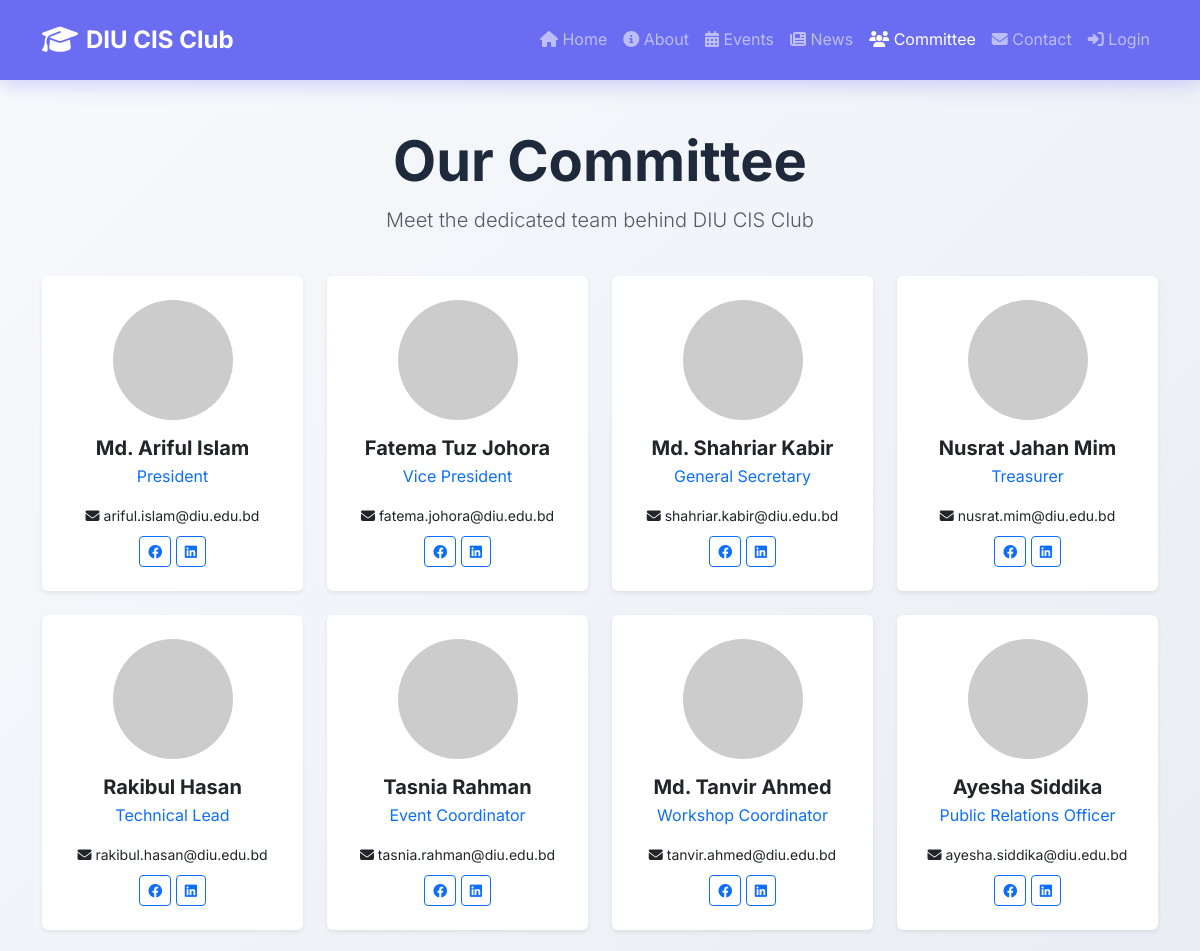
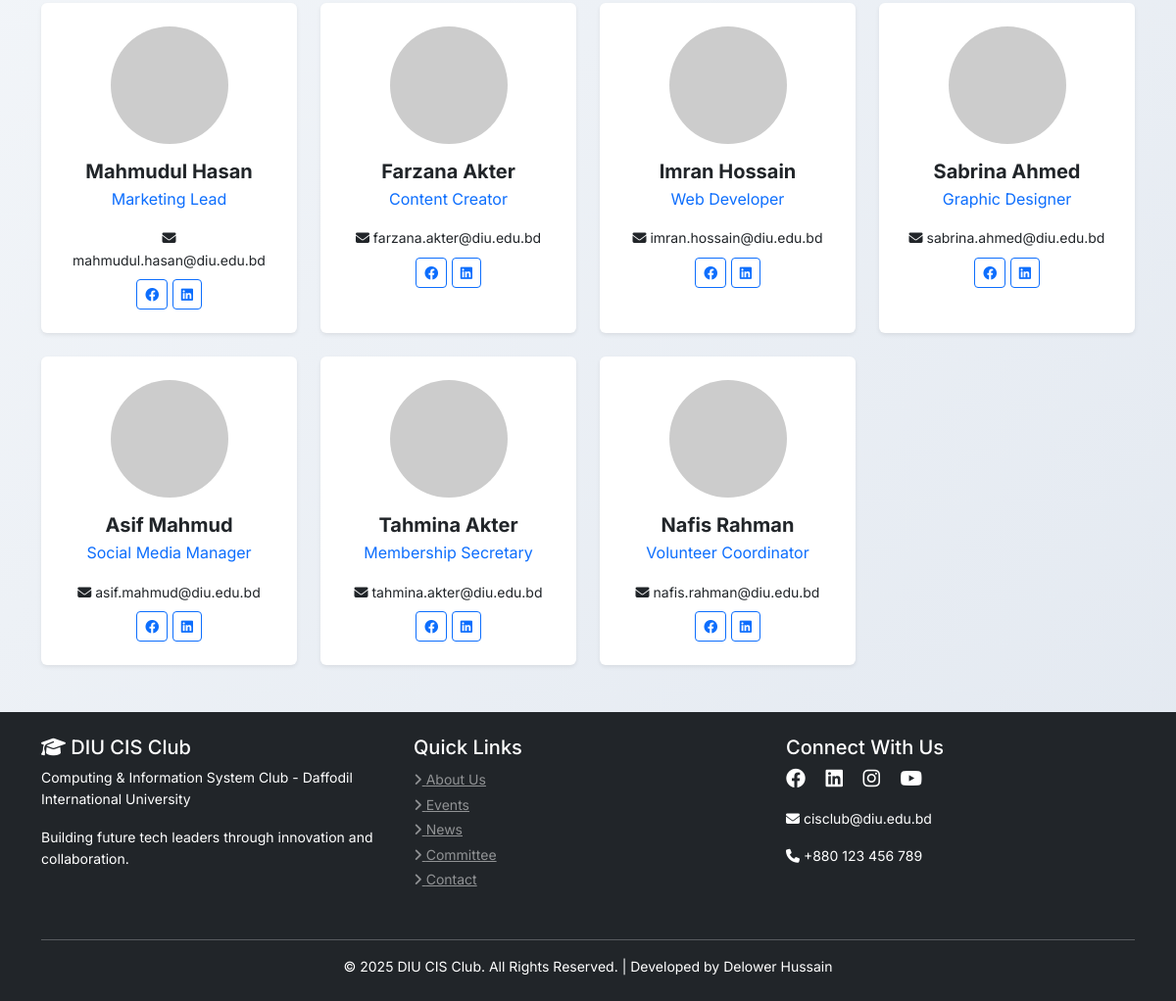
The page /pages/committee.php on the database its author committed (2 pictures, top to bottom).
### tables this page shows
CREATE TABLE committee_members (
    id INT PRIMARY KEY AUTO_INCREMENT,
    full_name VARCHAR(100) NOT NULL,
    position VARCHAR(100) NOT NULL,
    image VARCHAR(255),
    email VARCHAR(100),
    facebook VARCHAR(255),
    linkedin VARCHAR(255),
    phone VARCHAR(20),
    display_order INT DEFAULT 0,
    status ENUM('active', 'inactive') DEFAULT 'active',
    created_at TIMESTAMP DEFAULT CURRENT_TIMESTAMP
);

### config/config.php (called while the page is built, shortened)
<?php
require_once __DIR__ . '/database.php';
function is_logged_in() {
    return isset($_SESSION['user_id']);
}
?>

### config/database.php (called while the page is built, shortened)
<?php
$conn = mysqli_connect(DB_HOST, DB_USER, DB_PASS, DB_NAME);
mysqli_set_charset($conn, "utf8");
function db_query($sql) {
    global $conn;
    return mysqli_query($conn, $sql);
}
function db_fetch_all($result) {
    return mysqli_fetch_all($result, MYSQLI_ASSOC);
}
?>

### pages/committee.php (the view, shortened to what this page needs)
<?php
require_once __DIR__ . '/../config/config.php';
include __DIR__ . '/../includes/header.php';
?>
<?php
$members_query = "SELECT * FROM committee_members WHERE status = 'active' ORDER BY display_order ASC, created_at ASC";
$members_result = db_query($members_query);
$members = db_fetch_all($members_result);
?>
<div class="container py-5">
    <div class="row mb-4">
        <div class="col-md-12 text-center">
            <h1 class="display-4 fw-bold">Our Committee</h1>
            <p class="lead text-muted">Meet the dedicated team behind DIU CIS Club</p>
        </div>
    </div>
    <div class="row g-4">
        <?php if (count($members) > 0): ?>
            <?php foreach ($members as $member): ?>
                <div class="col-md-6 col-lg-3">
                    <div class="card border-0 shadow-sm h-100 text-center">
                        <div class="card-body p-4">
                            <?php if ($member['image']): ?>
                                <img src="<?php echo htmlspecialchars($member['image']); ?>"
                                     class="rounded-circle mb-3"
                                     alt="<?php echo htmlspecialchars($member['full_name']); ?>"
                                     style="width: 120px; height: 120px; object-fit: cover;"
                                     onerror="this.parentElement.innerHTML='<div class=\'rounded-circle bg-primary text-white d-inline-flex align-items-center justify-content-center mb-3\' style=\'width: 120px; height: 120px;\'><i class=\'fas fa-user fa-3x\'></i></div>'">
                            <?php endif; ?>
                            <h5 class="fw-bold mb-1"><?php echo htmlspecialchars($member['full_name']); ?></h5>
                            <p class="text-primary mb-3"><?php echo htmlspecialchars($member['position']); ?></p>
                            <?php if ($member['email']): ?>
                                <p class="small mb-2">
                                    <i class="fas fa-envelope"></i> <?php echo htmlspecialchars($member['email']); ?>
                                </p>
                            <?php endif; ?>
                            <div class="social-links">
                                <?php if ($member['facebook']): ?>
                                    <a href="<?php echo htmlspecialchars($member['facebook']); ?>" target="_blank" class="btn btn-sm btn-outline-primary">
                                        <i class="fab fa-facebook"></i>
                                    </a>
                                <?php endif; ?>
                                <?php if ($member['linkedin']): ?>
                                    <a href="<?php echo htmlspecialchars($member['linkedin']); ?>" target="_blank" class="btn btn-sm btn-outline-primary">
                                        <i class="fab fa-linkedin"></i>
                                    </a>
                                <?php endif; ?>
                            </div>
                        </div>
                    </div>
                </div>
            <?php endforeach; ?>
        <?php endif; ?>
    </div>
</div>
<?php include __DIR__ . '/../includes/footer.php'; ?>

### includes/header.php (shortened to what this page needs)
<!DOCTYPE html>
<html lang="en">
<head>
    <link href="https://cdn.jsdelivr.net/npm/bootstrap@5.3.0/dist/css/bootstrap.min.css" rel="stylesheet">
    <link rel="stylesheet" href="https://cdnjs.cloudflare.com/ajax/libs/font-awesome/6.4.0/css/all.min.css">
    <link rel="stylesheet" href="<?php echo SITE_URL; ?>/assets/css/style.css?v=<?php echo time(); ?>">
</head>
<body>
    <nav class="navbar navbar-expand-lg navbar-dark bg-primary fixed top-0 ">
        <div class="container">
            <a class="navbar-brand" href="<?php echo SITE_URL; ?>">
                <i class="fas fa-graduation-cap"></i> DIU CIS Club
            </a>
            <div class="collapse navbar-collapse" id="navbarNav">
                <ul class="navbar-nav ms-auto">
                    <li class="nav-item">
                        <a class="nav-link <?php echo basename($_SERVER['PHP_SELF']) == 'index.php' ? 'active' : ''; ?>" href="<?php echo SITE_URL; ?>">
                            <i class="fas fa-home"></i> Home
                        </a>
                    </li>
                    <li class="nav-item">
                        <a class="nav-link <?php echo basename($_SERVER['PHP_SELF']) == 'about.php' ? 'active' : ''; ?>" href="<?php echo SITE_URL; ?>/pages/about.php">
                            <i class="fas fa-info-circle"></i> About
                        </a>
                    </li>
                    <li class="nav-item">
                        <a class="nav-link <?php echo basename($_SERVER['PHP_SELF']) == 'events.php' ? 'active' : ''; ?>" href="<?php echo SITE_URL; ?>/pages/events.php">
                            <i class="fas fa-calendar-alt"></i> Events
                        </a>
                    </li>
                    <li class="nav-item">
                        <a class="nav-link <?php echo basename($_SERVER['PHP_SELF']) == 'news.php' ? 'active' : ''; ?>" href="<?php echo SITE_URL; ?>/pages/news.php">
                            <i class="fas fa-newspaper"></i> News
                        </a>
                    </li>
                    <li class="nav-item">
                        <a class="nav-link <?php echo basename($_SERVER['PHP_SELF']) == 'committee.php' ? 'active' : ''; ?>" href="<?php echo SITE_URL; ?>/pages/committee.php">
                            <i class="fas fa-users"></i> Committee
                        </a>
                    </li>
                    <li class="nav-item">
                        <a class="nav-link <?php echo basename($_SERVER['PHP_SELF']) == 'contact.php' ? 'active' : ''; ?>" href="<?php echo SITE_URL; ?>/pages/contact.php">
                            <i class="fas fa-envelope"></i> Contact
                        </a>
                    </li>
                    <?php if(is_logged_in()): ?>
                        <li class="nav-item dropdown">
                            <a class="nav-link dropdown-toggle" href="#" id="navbarDropdown" role="button" data-bs-toggle="dropdown" aria-expanded="false">
                                <i class="fas fa-user"></i> My Account
                            </a>
                            <ul class="dropdown-menu dropdown-menu-end" aria-labelledby="navbarDropdown">
                                <li><a class="dropdown-item" href="<?php echo SITE_URL; ?>/pages/dashboard.php">
                                    <i class="fas fa-tachometer-alt"></i> Dashboard
                                </a></li>
                                <li><a class="dropdown-item" href="<?php echo SITE_URL; ?>/pages/my-bookings.php">
                                    <i class="fas fa-ticket-alt"></i> My Bookings
                                </a></li>
                                <li><hr class="dropdown-divider"></li>
                                <li><a class="dropdown-item" href="<?php echo SITE_URL; ?>/auth/logout.php">
                                    <i class="fas fa-sign-out-alt"></i> Logout
                                </a></li>
                            </ul>
                        </li>
                    <?php else: ?>
                        <li class="nav-item">
                            <a class="nav-link btn btn-outline-light" href="<?php echo SITE_URL; ?>/auth/login.php">
                                <i class="fas fa-sign-in-alt"></i> Login
                            </a>
                        </li>
                    <?php endif; ?>
                </ul>
            </div>
        </div>
    </nav>
    <main class="main-content">

### includes/footer.php (shortened to what this page needs)
    </main>
    <footer class="footer bg-dark text-white py-4 mt-auto">
        <div class="container">
            <div class="row">
                <div class="col-md-4 mb-3">
                    <h5><i class="fas fa-graduation-cap"></i> DIU CIS Club</h5>
                    <p class="small">Computing & Information System Club - Daffodil International University</p>
                    <p class="small">Building future tech leaders through innovation and collaboration.</p>
                </div>
                <div class="col-md-4 mb-3">
                    <h5>Quick Links</h5>
                    <ul class="list-unstyled">
                        <li><a href="<?php echo SITE_URL; ?>/pages/about.php" class="text-white-50 small"><i class="fas fa-angle-right"></i> About Us</a></li>
                        <li><a href="<?php echo SITE_URL; ?>/pages/events.php" class="text-white-50 small"><i class="fas fa-angle-right"></i> Events</a></li>
                        <li><a href="<?php echo SITE_URL; ?>/pages/news.php" class="text-white-50 small"><i class="fas fa-angle-right"></i> News</a></li>
                        <li><a href="<?php echo SITE_URL; ?>/pages/committee.php" class="text-white-50 small"><i class="fas fa-angle-right"></i> Committee</a></li>
                        <li><a href="<?php echo SITE_URL; ?>/pages/contact.php" class="text-white-50 small"><i class="fas fa-angle-right"></i> Contact</a></li>
                    </ul>
                </div>
                <div class="col-md-4 mb-3">
                    <h5>Connect With Us</h5>
                    <div class="social-links mb-3">
                        <a href="#" class="text-white me-3"><i class="fab fa-facebook fa-lg"></i></a>
                        <a href="#" class="text-white me-3"><i class="fab fa-linkedin fa-lg"></i></a>
                        <a href="#" class="text-white me-3"><i class="fab fa-instagram fa-lg"></i></a>
                        <a href="#" class="text-white"><i class="fab fa-youtube fa-lg"></i></a>
                    </div>
                    <p class="small"><i class="fas fa-envelope"></i> cisclub@diu.edu.bd</p>
                    <p class="small"><i class="fas fa-phone"></i> +880 123 456 789</p>
                </div>
            </div>
            <hr class="bg-white my-3">
            <div class="text-center">
                <p class="small mb-0">&copy; <?php echo date('Y'); ?> DIU CIS Club. All Rights Reserved. | Developed by Delower Hussain</p>
            </div>
        </div>
    </footer>
</body>
</html>

### assets/css/style.css (style rules this page uses)
:root { --primary-color: #6366f1; --primary-dark: #4f46e5; --secondary-color: #8b5cf6; --accent-color: #ec4899; --success-color: #10b981; --info-color: #06b6d4; --warning-color: #f59e0b; --danger-color: #ef4444; --dark-color: #1e293b; --light-color: #f8fafc; --navbar-height: 70px; --footer-height: 320px; --transition: all 0.3s cubic-bezier(0.4, 0, 0.2, 1); }
* { margin: 0; padding: 0; box-sizing: border-box; }
html { width: 100%; overflow-x: hidden; height: 100%; scroll-behavior: smooth; }

### rows shown on the page
committee_members: full_name "Md. Ariful Islam", position "President", email "ariful.islam@diu.edu.bd"
committee_members: full_name "Fatema Tuz Johora", position "Vice President", email "fatema.johora@diu.edu.bd"
committee_members: full_name "Md. Shahriar Kabir", position "General Secretary", email "shahriar.kabir@diu.edu.bd"
committee_members: full_name "Nusrat Jahan Mim", position "Treasurer", email "nusrat.mim@diu.edu.bd"
committee_members: full_name "Rakibul Hasan", position "Technical Lead", email "rakibul.hasan@diu.edu.bd"
committee_members: full_name "Tasnia Rahman", position "Event Coordinator", email "tasnia.rahman@diu.edu.bd"
committee_members: full_name "Md. Tanvir Ahmed", position "Workshop Coordinator", email "tanvir.ahmed@diu.edu.bd"
committee_members: full_name "Ayesha Siddika", position "Public Relations Officer", email "ayesha.siddika@diu.edu.bd"
committee_members: full_name "Mahmudul Hasan", position "Marketing Lead", email "mahmudul.hasan@diu.edu.bd"
committee_members: full_name "Farzana Akter", position "Content Creator", email "farzana.akter@diu.edu.bd"
committee_members: full_name "Imran Hossain", position "Web Developer", email "imran.hossain@diu.edu.bd"
committee_members: full_name "Sabrina Ahmed", position "Graphic Designer", email "sabrina.ahmed@diu.edu.bd"
committee_members: full_name "Asif Mahmud", position "Social Media Manager", email "asif.mahmud@diu.edu.bd"
committee_members: full_name "Tahmina Akter", position "Membership Secretary", email "tahmina.akter@diu.edu.bd"
committee_members: full_name "Nafis Rahman", position "Volunteer Coordinator", email "nafis.rahman@diu.edu.bd"
